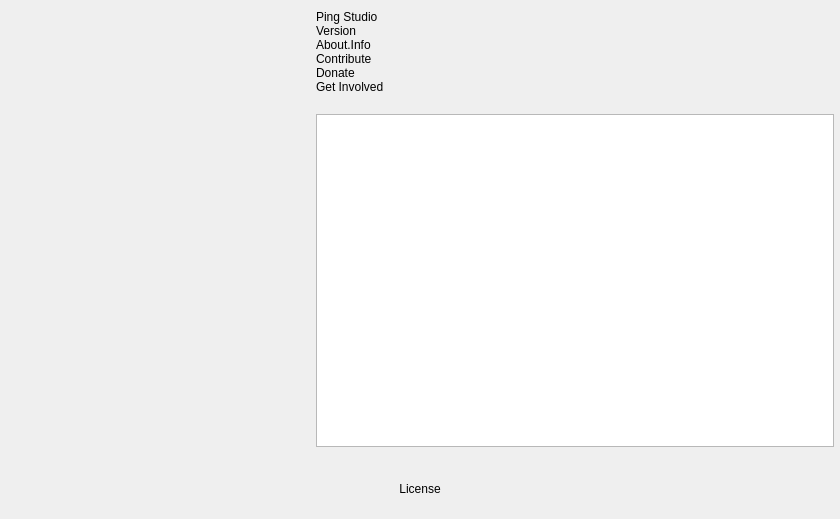
<?xml version="1.0" encoding="UTF-8"?>
<ui version="4.0">
 <class>OBSAbout</class>
 <widget class="QWidget" name="OBSAbout">
  <property name="geometry">
   <rect>
    <x>0</x>
    <y>0</y>
    <width>840</width>
    <height>519</height>
   </rect>
  </property>
  <property name="windowTitle">
   <string>About</string>
  </property>
  <layout class="QVBoxLayout" name="verticalLayout_2">
   <property name="leftMargin">
    <number>0</number>
   </property>
   <property name="topMargin">
    <number>0</number>
   </property>
   <property name="rightMargin">
    <number>0</number>
   </property>
   <property name="bottomMargin">
    <number>0</number>
   </property>
   <item>
    <layout class="QHBoxLayout" name="horizontalLayout_2">
     <property name="spacing">
      <number>30</number>
     </property>
     <property name="leftMargin">
      <number>30</number>
     </property>
     <property name="topMargin">
      <number>10</number>
     </property>
     <property name="rightMargin">
      <number>6</number>
     </property>
     <property name="bottomMargin">
      <number>6</number>
     </property>
     <item>
      <widget class="QLabel" name="icon">
       <property name="minimumSize">
        <size>
         <width>256</width>
         <height>256</height>
        </size>
       </property>
       <property name="maximumSize">
        <size>
         <width>256</width>
         <height>256</height>
        </size>
       </property>
       <property name="text">
        <string/>
       </property>
       <property name="pixmap">
        <pixmap>:res/images/obs.png</pixmap>
       </property>
       <property name="scaledContents">
        <bool>true</bool>
       </property>
      </widget>
     </item>
     <item>
      <layout class="QVBoxLayout" name="verticalLayout">
       <property name="spacing">
        <number>0</number>
       </property>
       <item>
        <widget class="QLabel" name="name">
         <property name="text">
          <string notr="true">Ping Studio</string>
         </property>
        </widget>
       </item>
       <item>
        <widget class="QLabel" name="version">
         <property name="text">
          <string notr="true">Version</string>
         </property>
        </widget>
       </item>
       <item>
        <widget class="QLabel" name="info">
         <property name="text">
          <string>About.Info</string>
         </property>
         <property name="wordWrap">
          <bool>true</bool>
         </property>
        </widget>
       </item>
       <item>
        <widget class="QLabel" name="contribute">
         <property name="text">
          <string notr="true">Contribute</string>
         </property>
         <property name="wordWrap">
          <bool>true</bool>
         </property>
        </widget>
       </item>
       <item>
        <widget class="QLabel" name="donate">
         <property name="text">
          <string notr="true">Donate</string>
         </property>
        </widget>
       </item>
       <item>
        <widget class="QLabel" name="getInvolved">
         <property name="text">
          <string notr="true">Get Involved</string>
         </property>
        </widget>
       </item>
       <item>
        <spacer name="verticalSpacer">
         <property name="orientation">
          <enum>Qt::Vertical</enum>
         </property>
         <property name="sizeType">
          <enum>QSizePolicy::Fixed</enum>
         </property>
         <property name="sizeHint" stdset="0">
          <size>
           <width>20</width>
           <height>20</height>
          </size>
         </property>
        </spacer>
       </item>
       <item>
        <widget class="QTextBrowser" name="textBrowser">
         <property name="openExternalLinks">
          <bool>true</bool>
         </property>
        </widget>
       </item>
      </layout>
     </item>
    </layout>
   </item>
   <item>
    <widget class="QFrame" name="widget">
     <property name="minimumSize">
      <size>
       <width>0</width>
       <height>60</height>
      </size>
     </property>
     <layout class="QHBoxLayout" name="horizontalLayout">
      <property name="spacing">
       <number>0</number>
      </property>
      <property name="leftMargin">
       <number>0</number>
      </property>
      <property name="topMargin">
       <number>0</number>
      </property>
      <property name="rightMargin">
       <number>0</number>
      </property>
      <property name="bottomMargin">
       <number>0</number>
      </property>
      <!-- <item>
       <widget class="ClickableLabel" name="about">
        <property name="text">
         <string>About</string>
        </property>
        <property name="alignment">
         <set>Qt::AlignCenter</set>
        </property>
       </widget>
      </item>
      <item>
       <widget class="ClickableLabel" name="authors">
        <property name="text">
         <string>Authors</string>
        </property>
        <property name="alignment">
         <set>Qt::AlignCenter</set>
        </property>
       </widget>
      </item> -->
      <item>
       <widget class="ClickableLabel" name="license">
        <property name="text">
         <string>License</string>
        </property>
        <property name="alignment">
         <set>Qt::AlignCenter</set>
        </property>
       </widget>
      </item>
     </layout>
    </widget>
   </item>
  </layout>
 </widget>
 <customwidgets>
  <customwidget>
   <class>ClickableLabel</class>
   <extends>QLabel</extends>
   <header>clickable-label.hpp</header>
  </customwidget>
 </customwidgets>
 <resources/>
 <connections/>
</ui>
